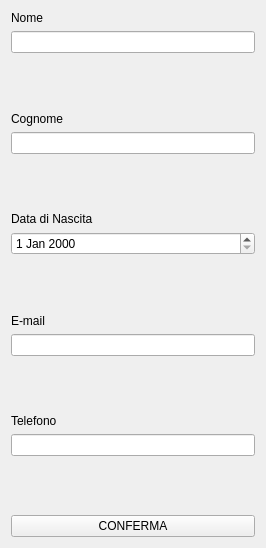
<?xml version="1.0" encoding="UTF-8"?>
<ui version="4.0">
 <class>Form</class>
 <widget class="QWidget" name="Form">
  <property name="geometry">
   <rect>
    <x>0</x>
    <y>0</y>
    <width>266</width>
    <height>548</height>
   </rect>
  </property>
  <property name="windowTitle">
   <string>Form</string>
  </property>
  <property name="styleSheet">
   <string notr="true">QWidget#Form {background-color: qlineargradient(spread:pad, x1:0, y1:0, x2:1, y2:0, stop:0 rgba(0, 255, 255, 255), stop:1 rgba(255, 255, 255, 0));};


</string>
  </property>
  <layout class="QVBoxLayout" name="verticalLayout">
   <item>
    <widget class="QLabel" name="label">
     <property name="text">
      <string>Nome</string>
     </property>
    </widget>
   </item>
   <item>
    <widget class="QLineEdit" name="lineEdit">
     <property name="text">
      <string/>
     </property>
    </widget>
   </item>
   <item>
    <spacer name="verticalSpacer_2">
     <property name="orientation">
      <enum>Qt::Vertical</enum>
     </property>
     <property name="sizeHint" stdset="0">
      <size>
       <width>20</width>
       <height>40</height>
      </size>
     </property>
    </spacer>
   </item>
   <item>
    <widget class="QLabel" name="label_2">
     <property name="text">
      <string>Cognome</string>
     </property>
    </widget>
   </item>
   <item>
    <widget class="QLineEdit" name="lineEdit_2"/>
   </item>
   <item>
    <spacer name="verticalSpacer">
     <property name="orientation">
      <enum>Qt::Vertical</enum>
     </property>
     <property name="sizeHint" stdset="0">
      <size>
       <width>20</width>
       <height>40</height>
      </size>
     </property>
    </spacer>
   </item>
   <item>
    <widget class="QLabel" name="label_3">
     <property name="text">
      <string>Data di Nascita</string>
     </property>
    </widget>
   </item>
   <item>
    <widget class="QDateEdit" name="dateEdit"/>
   </item>
   <item>
    <spacer name="verticalSpacer_4">
     <property name="orientation">
      <enum>Qt::Vertical</enum>
     </property>
     <property name="sizeHint" stdset="0">
      <size>
       <width>20</width>
       <height>40</height>
      </size>
     </property>
    </spacer>
   </item>
   <item>
    <widget class="QLabel" name="label_4">
     <property name="text">
      <string>E-mail</string>
     </property>
    </widget>
   </item>
   <item>
    <widget class="QLineEdit" name="lineEdit_4"/>
   </item>
   <item>
    <spacer name="verticalSpacer_5">
     <property name="orientation">
      <enum>Qt::Vertical</enum>
     </property>
     <property name="sizeHint" stdset="0">
      <size>
       <width>20</width>
       <height>40</height>
      </size>
     </property>
    </spacer>
   </item>
   <item>
    <widget class="QLabel" name="label_5">
     <property name="text">
      <string>Telefono</string>
     </property>
    </widget>
   </item>
   <item>
    <widget class="QLineEdit" name="lineEdit_3"/>
   </item>
   <item>
    <spacer name="verticalSpacer_3">
     <property name="orientation">
      <enum>Qt::Vertical</enum>
     </property>
     <property name="sizeHint" stdset="0">
      <size>
       <width>20</width>
       <height>40</height>
      </size>
     </property>
    </spacer>
   </item>
   <item>
    <widget class="QPushButton" name="pushButton">
     <property name="text">
      <string>CONFERMA</string>
     </property>
    </widget>
   </item>
  </layout>
 </widget>
 <resources/>
 <connections/>
</ui>
